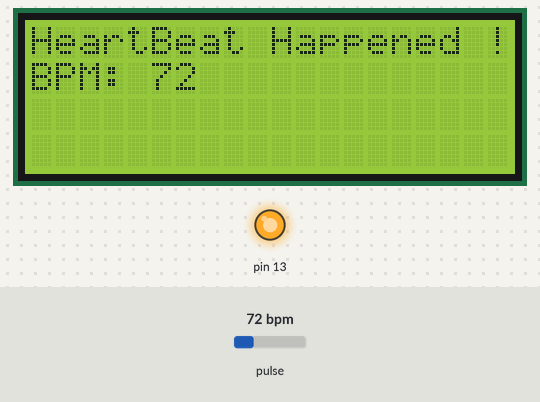
The sketch below on a simulated Arduino Uno, built with avr-gcc and run on an emulated ATmega328P. On the bench: 20×4 character LCD, output pins drawn as LEDs (lit = HIGH). Dashed ring = blinking. The test bench sets the inputs (shaded band); at power-on: pulse 72 bpm. What the sketch prints to the serial monitor is not drawn.

Above: at 0.92 s.
1.6 s: pulse set to 42 bpm
At 3.1 s:
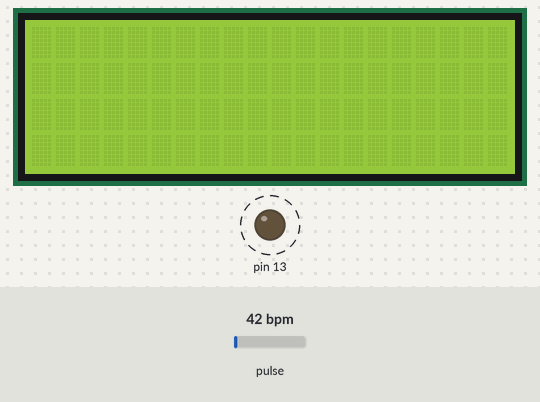
4.6 s: pulse set to 70 bpm
At 4.7 s:
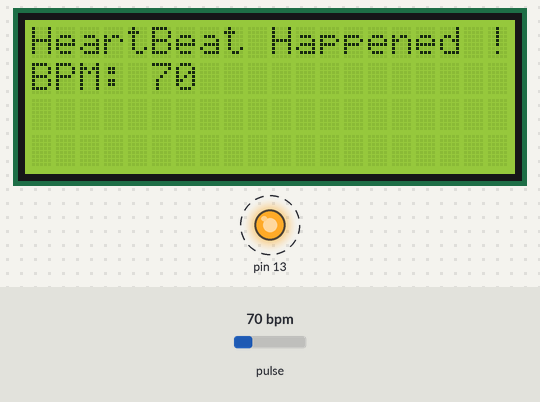
6.1 s: pulse set to 130 bpm
At 6.19 s:
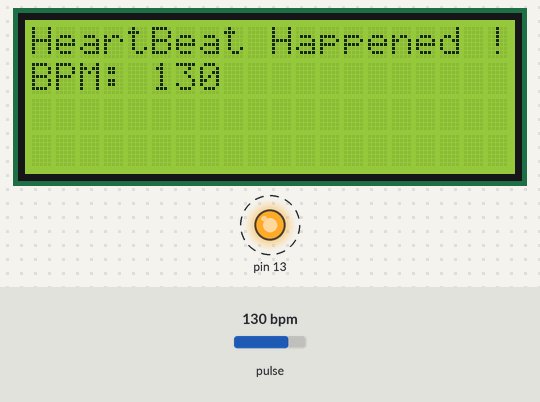
Timing chart, 0 to 13.6 s (numbered marks = the images above; inputs shaded):
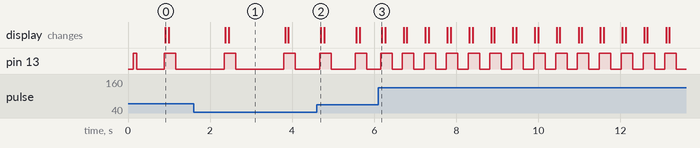

The sketch:

heartbeat.ino
```cpp
#include <LiquidCrystal_I2C.h>
#define USE_ARDUINO_INTERRUPTS true
#include <PulseSensorPlayground.h>
const int PulseWire = 0; // PulseSensor PURPLE WIRE connected to ANALOG PIN 0
const int LED13 = 13; // The on-board Arduino LED, close to PIN 13.
int Threshold = 550; // Determine which Signal to "count as a beat" and which to ignore.
LiquidCrystal_I2C lcd(0x27,16,2);
PulseSensorPlayground pulseSensor; // Creates an instance of the PulseSensorPlayground object called "pulseSensor"
void setup() {
 Serial.begin(9600); // For Serial Monitor
lcd.begin(20,4);
// Configure the PulseSensor object, by assigning our variables to it.
pulseSensor.analogInput(PulseWire);
pulseSensor.blinkOnPulse(LED13); //auto-magically blink Arduino's LED with heartbeat.
pulseSensor.setThreshold(Threshold);
 // Double-check the "pulseSensor" object was created and "began" seeing a signal.
if (pulseSensor.begin())
{
Serial.println("We created a pulseSensor Object !");
 }
}
 void loop() {
  lcd.init();
  lcd.backlight();
 int myBPM = pulseSensor.getBeatsPerMinute(); // Calls function on our pulseSensor object that returns BPM as an "int".
// "myBPM" hold this BPM value now.
if (pulseSensor.sawStartOfBeat()) {
Serial.println("♥ A HeartBeat Happened ! ");
 Serial.print("BPM: ");
Serial.println(myBPM);
lcd.setCursor(0,0);
lcd.print("HeartBeat Happened !");
lcd.setCursor(0,1);
lcd.print("BPM: ");
lcd.print(myBPM);
}
delay(20);
}
```

Measured:
- after the input at 1.6 s, pin 13: alternates HIGH for 0.28 s and LOW for 1.2 s, starting after 0.74 s; the display: first changes after 0.77 s (image 1 shows a later state)
- after the input at 4.6 s, the display: changes after 0.10 s (image 2)
- after the input at 6.1 s, pin 13: alternates HIGH for 0.28 s and LOW for 0.25 s, starting after 0.06 s; the display: changes after 0.08 s (image 3)
- what the display in image 1 shows lasts 1.3 s, from 2.5 s to 3.8 s
